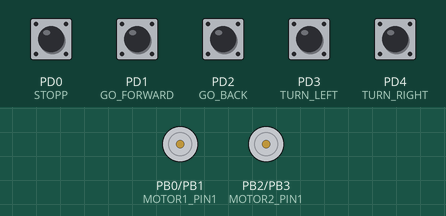
Bench run of a program on a simulated ATmega32, built with avr-gcc and emulated at 8 MHz. On the bench: motor-driver pin pairs drawn as motors (green arrow = first pin HIGH = forward, orange = second pin HIGH = backward, longer = more drive). The test bench sets the inputs (shaded band); at power-on: PD0 (STOPP), PD1 (GO_FORWARD), PD2 (GO_BACK), PD3 (TURN_LEFT), PD4 (TURN_RIGHT) HIGH.

Above: at 1.2 s.
1.3 s: PD1 (GO_FORWARD) pulled LOW for 0.15 s
At 1.4 s:
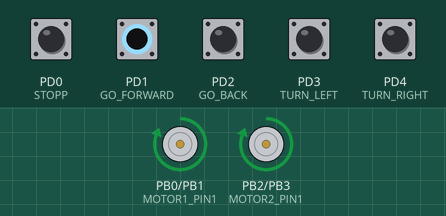
3.0 s: PD2 (GO_BACK) pulled LOW for 0.15 s
At 3.1 s:
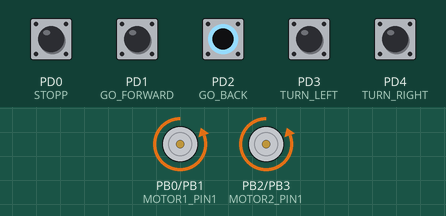
4.7 s: PD3 (TURN_LEFT) pulled LOW for 0.15 s
At 4.8 s:
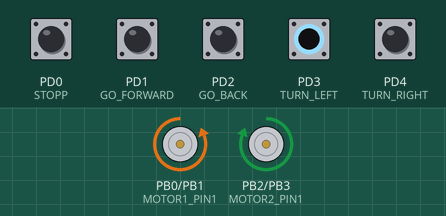
6.4 s: PD4 (TURN_RIGHT) pulled LOW for 0.15 s
At 6.5 s:
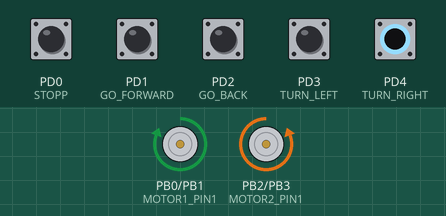
Timing chart, 0 to 9.1 s (numbered marks = the images above; inputs shaded):
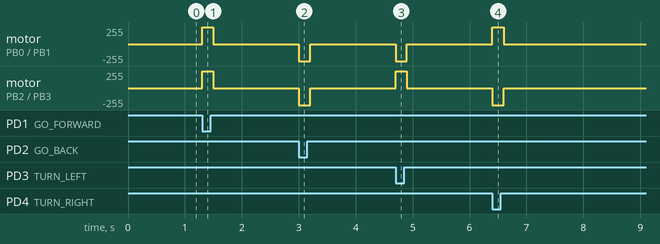

Measured:
- after the input at 1.3 s, motor on PB0 (MOTOR1_PIN1) / PB1 (MOTOR1_PIN2), motor on PB2 (MOTOR2_PIN1) / PB3 (MOTOR2_PIN2): stopped → forward 255/255 at once, → stopped 0.20 s later
- after the input at 3.0 s, motor on PB0 (MOTOR1_PIN1) / PB1 (MOTOR1_PIN2), motor on PB2 (MOTOR2_PIN1) / PB3 (MOTOR2_PIN2): stopped → backward 255/255 at once, → stopped 0.20 s later
- after the input at 4.7 s, motor on PB0 (MOTOR1_PIN1) / PB1 (MOTOR1_PIN2): stopped → backward 255/255 at once, → stopped 0.20 s later; motor on PB2 (MOTOR2_PIN1) / PB3 (MOTOR2_PIN2): stopped → forward 255/255 at once, → stopped 0.20 s later
- after the input at 6.4 s, motor on PB0 (MOTOR1_PIN1) / PB1 (MOTOR1_PIN2): stopped → forward 255/255 at once, → stopped 0.20 s later; motor on PB2 (MOTOR2_PIN1) / PB3 (MOTOR2_PIN2): stopped → backward 255/255 at once, → stopped 0.20 s later

The program:

main.c
```c
/*
 * main.c

 *
 *  Created on: Jul 4, 2024
 *      Author: Tasnem
 */

#include <avr/io.h>
#include <util/delay.h>


//switches
#define STOPP PD0
#define GO_FORWARD PD1
#define GO_BACK PD2
#define TURN_LEFT PD3
#define TURN_RIGHT PD4

//motor driver
#define MOTOR1_PIN1 PB0
#define MOTOR1_PIN2 PB1
#define MOTOR2_PIN1 PB2
#define MOTOR2_PIN2 PB3

void setup() {

	DDRD &= ~(1 << STOPP);
    DDRD &= ~(1 << GO_FORWARD);
    DDRD &= ~(1 << GO_BACK);
    DDRD &= ~(1 << TURN_LEFT);
    DDRD &= ~(1 << TURN_RIGHT);

    PORTD |= (1 << STOPP);
    PORTD |= (1 << GO_FORWARD);
    PORTD |= (1 << GO_BACK);
    PORTD |= (1 << TURN_LEFT);
    PORTD |= (1 << TURN_RIGHT);

    DDRB |= (1 << MOTOR1_PIN1);
    DDRB |= (1 << MOTOR1_PIN2);
    DDRB |= (1 << MOTOR2_PIN1);
    DDRB |= (1 << MOTOR2_PIN2);
}

void StopMotors() {
    PORTB &= ~(1 << MOTOR1_PIN1);
    PORTB &= ~(1 << MOTOR1_PIN2);
    PORTB &= ~(1 << MOTOR2_PIN1);
    PORTB &= ~(1 << MOTOR2_PIN2);
}

void GoForward() {
    PORTB |= (1 << MOTOR1_PIN1);
    PORTB &= ~(1 << MOTOR1_PIN2);
    PORTB |= (1 << MOTOR2_PIN1);
    PORTB &= ~(1 << MOTOR2_PIN2);
}

void GoBack() {
    PORTB &= ~(1 << MOTOR1_PIN1);
    PORTB |= (1 << MOTOR1_PIN2);
    PORTB &= ~(1 << MOTOR2_PIN1);
    PORTB |= (1 << MOTOR2_PIN2);
}

void TurnLeft() {
    PORTB &= ~(1 << MOTOR1_PIN1);
    PORTB |= (1 << MOTOR1_PIN2);
    PORTB |= (1 << MOTOR2_PIN1);
    PORTB &= ~(1 << MOTOR2_PIN2);
}

void TurnRight() {
    PORTB |= (1 << MOTOR1_PIN1);
    PORTB &= ~(1 << MOTOR1_PIN2);
    PORTB &= ~(1 << MOTOR2_PIN1);
    PORTB |= (1 << MOTOR2_PIN2);
}

int main(void) {
    setup();

    while (1) {
        if (!(PIND & (1 << STOPP))) {
            StopMotors();
        } else if (!(PIND & (1 << GO_FORWARD))) {
            GoForward();
        } else if (!(PIND & (1 << GO_BACK))) {
            GoBack();
        } else if (!(PIND & (1 << TURN_LEFT))) {
            TurnLeft();
        } else if (!(PIND & (1 << TURN_RIGHT))) {
            TurnRight();
        } else {
            StopMotors();
        }
        _delay_ms(100);
    }
}
```
